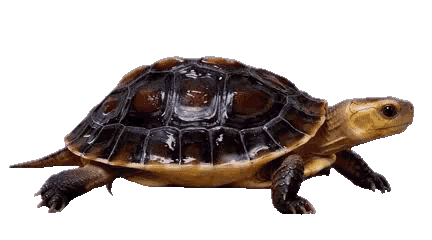
#> input picture 黄缘龟桌宠/interact/1.gif, 432 x 240 px, found by its file name
$ python _prep_interact.py
#> lines starting #> are read from the running program, lines starting #| are printed output that depends on the picture; after the words box and inside, x2 and y2 are one past the last pixel; in counts of white or black regions, pixels touching at a corner belong together
# -*- coding: utf-8 -*-
"""交互素材预处理：1.gif/2.gif 绿幕抠图适配窗口；3.png 裁切适配"""
from PIL import Image, ImageSequence
import numpy as np, os
from collections import deque

BASE = r"C:\Users\Administrator\Desktop\黄缘龟\interact"
TARGET = (528, 240)   # 与桌宠窗口一致

def chroma_key(rgba):
    arr = np.asarray(rgba, dtype=np.int16)
    r, g, b, a = arr[..., 0], arr[..., 1], arr[..., 2], arr[..., 3]
    green_dom = g - np.maximum(r, b)
    chroma_a = np.clip((130 - green_dom) * (255.0 / 30.0), 0, 255).astype(np.uint8)
    return np.dstack([arr[..., :3].astype(np.uint8), np.minimum(a, chroma_a).astype(np.uint8)])

def fill_holes(rgba_arr):
    arr = np.array(rgba_arr)
    alpha = arr[..., 3]
    h, w = alpha.shape
    bg = alpha < 128
    visited = np.zeros_like(bg)
    q = deque()
    for x in range(w):
        for y in (0, h-1):
            if bg[y, x] and not visited[y, x]:
                visited[y, x] = True; q.append((x, y))
    for y in range(h):
        for x in (0, w-1):
            if bg[y, x] and not visited[y, x]:
                visited[y, x] = True; q.append((x, y))
    while q:
        x, y = q.popleft()
        for dx, dy in ((1,0),(-1,0),(0,1),(0,-1)):
            nx, ny = x+dx, y+dy
            if 0 <= nx < w and 0 <= ny < h and bg[ny, nx] and not visited[ny, nx]:
                visited[ny, nx] = True; q.append((nx, ny))
    arr[..., 3][bg & ~visited] = 255
    return Image.fromarray(arr, "RGBA")

def fit_canvas(img_rgba):
    """保持宽高比缩放并居中放入 528x240 透明画布"""
    arr = np.asarray(img_rgba)
    m = arr[..., 3] > 8
    if not m.any():
        return Image.new("RGBA", TARGET, (0,0,0,0))
    ys, xs = np.where(m)
    box = (max(0, xs.min()-4), max(0, ys.min()-4), min(arr.shape[1], xs.max()+5), min(arr.shape[0], ys.max()+5))
    img = img_rgba.crop(box)
    iw, ih = img.size
    s = min(TARGET[0]/iw, TARGET[1]/ih)
    img = img.resize((max(1, int(iw*s)), max(1, int(ih*s))), Image.LANCZOS)
    canvas = Image.new("RGBA", TARGET, (0,0,0,0))
    canvas.paste(img, ((TARGET[0]-img.width)//2, (TARGET[1]-img.height)//2), img)
    return canvas

# 1.gif / 2.gif → 序列帧
for gname, prefix in (("1.gif", "1_"), ("2.gif", "2_")):
    gif = Image.open(os.path.join(BASE, gname))
#> gif is the input picture: PIL image 432x240 P; mean R, G, B, A 26.6, 185.7, 16.6, 88.6
    for i, f in enumerate(ImageSequence.Iterator(gif), 1):
        f = f.convert("RGBA")
        keyed = fill_holes(chroma_key(f))
        fit_canvas(keyed).save(os.path.join(BASE, "%s%02d.png" % (prefix, i)))
#> this loop made 11 passes
#> (box in fit_canvas, iw in fit_canvas, ih in fit_canvas, s in fit_canvas) on passes 1 to 11: ((5, 52, 418, 219), 413, 167, 1.28), ((5, 52, 418, 218), 413, 166, 1.28), ((4, 52, 418, 218), 414, 166, 1.28), ((4, 52, 418, 218), 414, 166, 1.28), ((4, 52, 418, 219), 414, 167, 1.28), ((4, 55, 417, 219), 413, 164, 1.28), ((5, 59, 411, 219), 406, 160, 1.3), ((25, 64, 394, 218), 369, 154, 1.43), ((59, 65, 362, 213), 303, 148, 1.62), ((59, 66, 350, 213), 291, 147, 1.63), ((59, 66, 350, 213), 291, 147, 1.63)
#> pass 1, in chroma_key, `r, g, b, a = arr[..., 0], arr[..., 1], arr[..., 2], arr[..., 3]`:
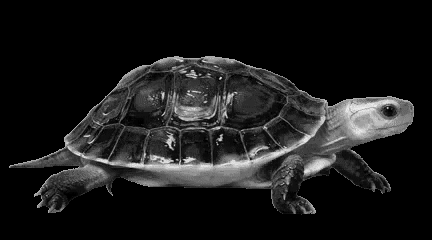
#> r: shape (240, 432) int16; min 0, max 238, mean 26.6
#> pass 1, in chroma_key, `r, g, b, a = arr[..., 0], arr[..., 1], arr[..., 2], arr[..., 3]`:
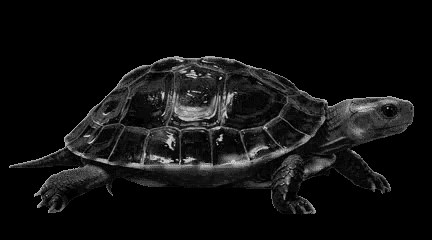
#> b: shape (240, 432) int16; min 0, max 219, mean 16.6
#> after the loop:
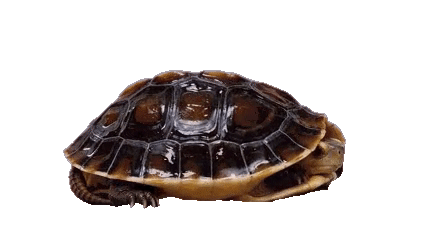
#> keyed: PIL image 432x240 RGBA; mean R, G, B, A 21.7, 198.2, 14.1, 72.6; transparent parts drawn white
    print("%s → %s%02d..%02d.png" % (gname, prefix, 1, gif.n_frames))
#| 1.gif → 1_01..11.png
#> pass 2 of the loop `for gname, prefix in (("1.gif", "1_"), ("2.gif", "2_")):`:
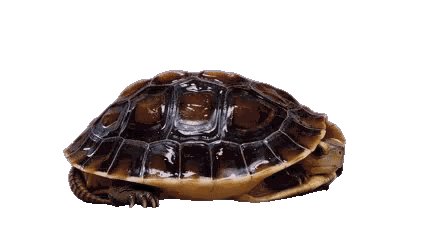
#> input picture 黄缘龟桌宠/interact/2.gif, 432 x 240 px, found by its file name
#> gif is the input picture: PIL image 432x240 P; mean R, G, B, A 21.6, 197.9, 14.1, 72.8
#> the loop `for i, f in enumerate(ImageSequence.Iterator(gif), 1):` made 12 passes
#> (box in fit_canvas, iw in fit_canvas, ih in fit_canvas, s in fit_canvas) on passes 1 to 8: ((59, 66, 350, 212), 291, 146, 1.64), ((59, 66, 350, 213), 291, 147, 1.63), ((59, 66, 350, 213), 291, 147, 1.63), ((59, 66, 350, 213), 291, 147, 1.63), ((59, 66, 350, 212), 291, 146, 1.64), ((59, 66, 350, 212), 291, 146, 1.64), ((59, 66, 350, 213), 291, 147, 1.63), ((59, 66, 350, 212), 291, 146, 1.64)
#> pass 1, in chroma_key (call 12), `r, g, b, a = arr[..., 0], arr[..., 1], arr[..., 2], arr[..., 3]`:
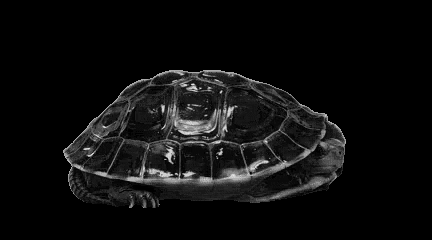
#> b: shape (240, 432) int16; min 0, max 229, mean 14.1
#> after the loop `for i, f in enumerate(ImageSequence.Iterator(gif), 1):`:
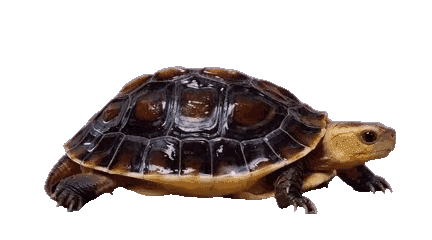
#> keyed: PIL image 432x240 RGBA; mean R, G, B, A 26.3, 191.2, 16.8, 83; transparent parts drawn white
#| 2.gif → 2_01..12.png

# 3.png → 裁切适配
p3 = Image.open(os.path.join(BASE, "3.png")).convert("RGBA")
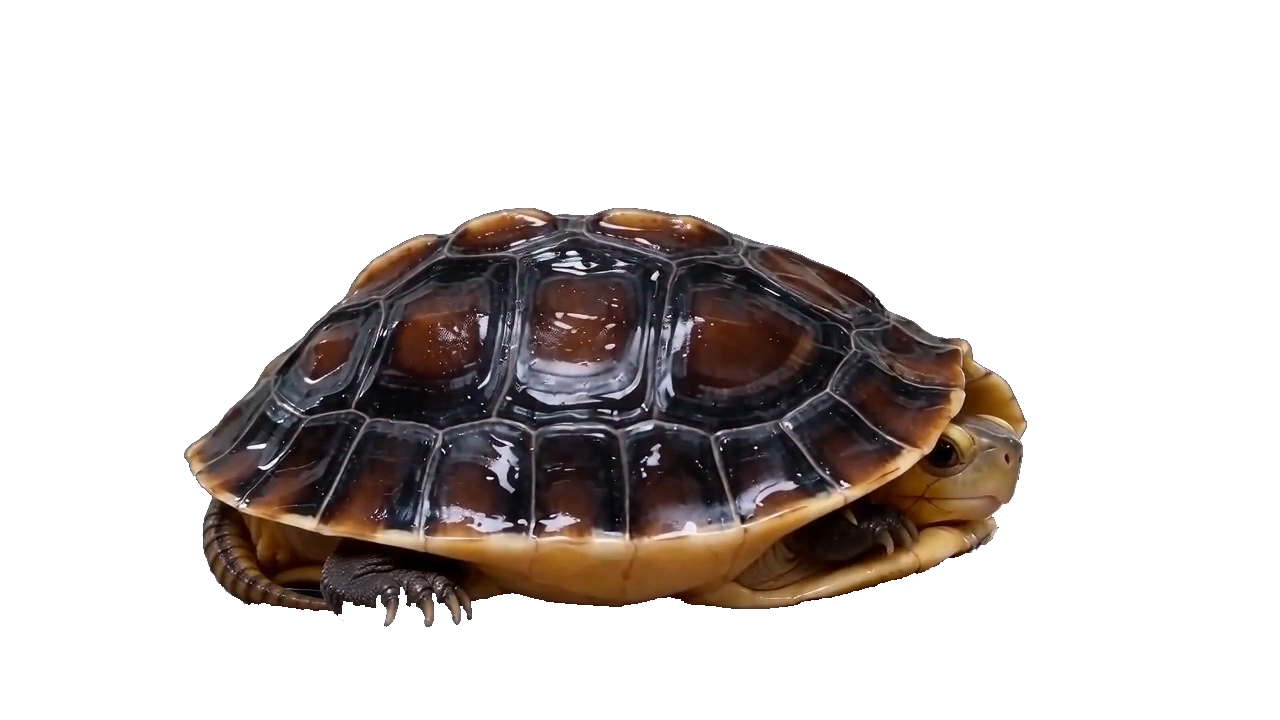
#> input picture 黄缘龟桌宠/interact/3.png, 1280 x 720 px, found by its file name
#> p3 is the input picture: PIL image 1280x720 RGBA; mean R, G, B, A 49.7, 44.1, 42.2, 72.2
fit_canvas(p3).save(os.path.join(BASE, "3_fit.png"))
#> in fit_canvas (call 24), `m = arr[..., 3] > 8`:
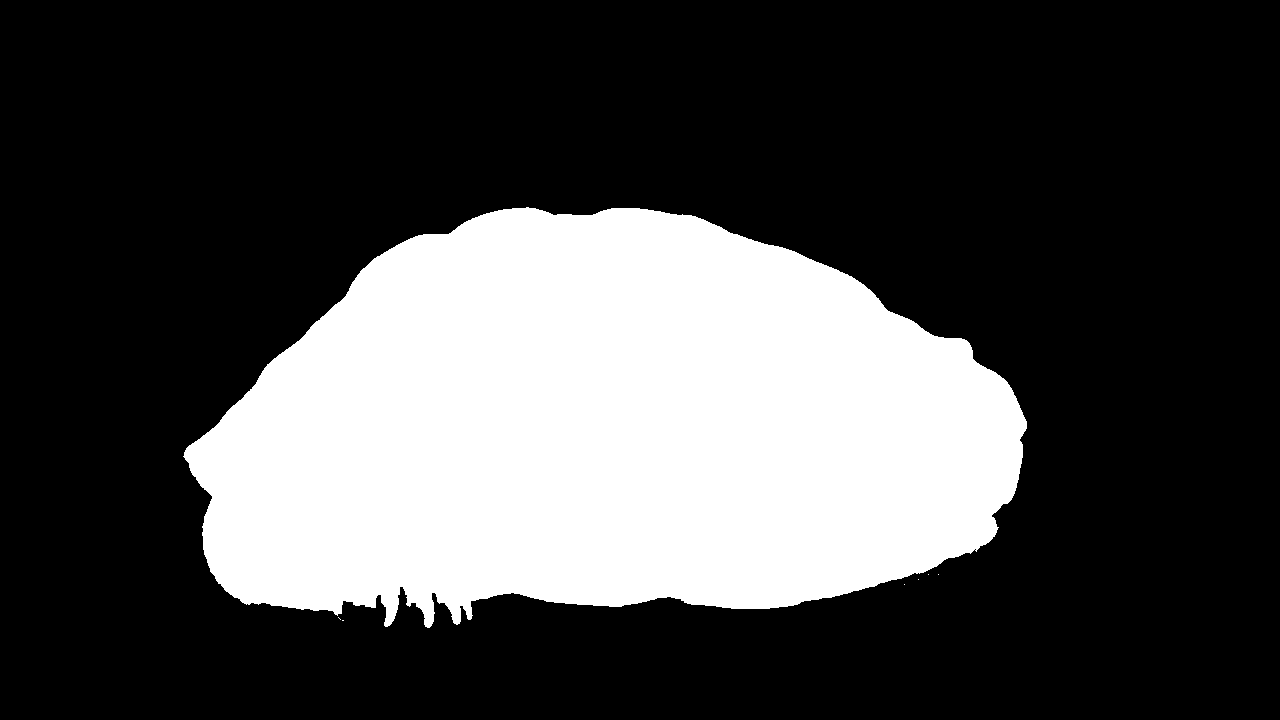
#> m: shape (720, 1280) bool; 28.3% white; 7 white regions (6 under 20 px), largest, box (x1, y1, x2, y2) and area: (183, 207, 1027, 628) 261200
#> in fit_canvas (call 24), `box = (max(0, xs.min()-4), max(0, ys.min()-4), min(arr.shape[1], xs.ma..`: box = (179, 203, 1031, 632)
#> in fit_canvas (call 24), `img = img.resize((max(1, int(iw*s)), max(1, int(ih*s))), Image.LANCZOS)`:
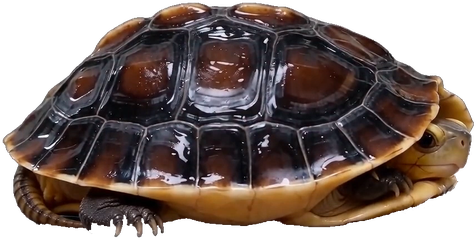
#> img: PIL image 476x240 RGBA; mean R, G, B, A 60.9, 46.7, 41.8, 182; transparent parts drawn white
#> in fit_canvas (call 24), `canvas = Image.new("RGBA", TARGET, (0,0,0,0))`: canvas: PIL image 528x240 RGBA; every value is 0
#> in fit_canvas (call 24), `canvas.paste(img, ((TARGET[0]-img.width)//2, (TARGET[1]-img.height)//2..`:
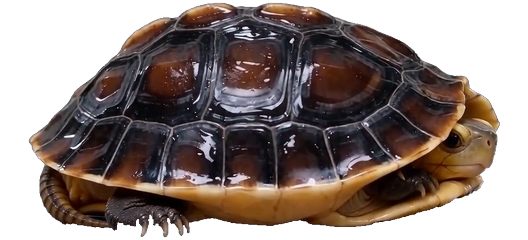
#> canvas: PIL image 528x240 RGBA; mean R, G, B, A 53.5, 40.9, 36.7, 163.5; transparent parts drawn white
print("3.png → 3_fit.png (居中适配 %dx%d)" % TARGET)
print("完成")
